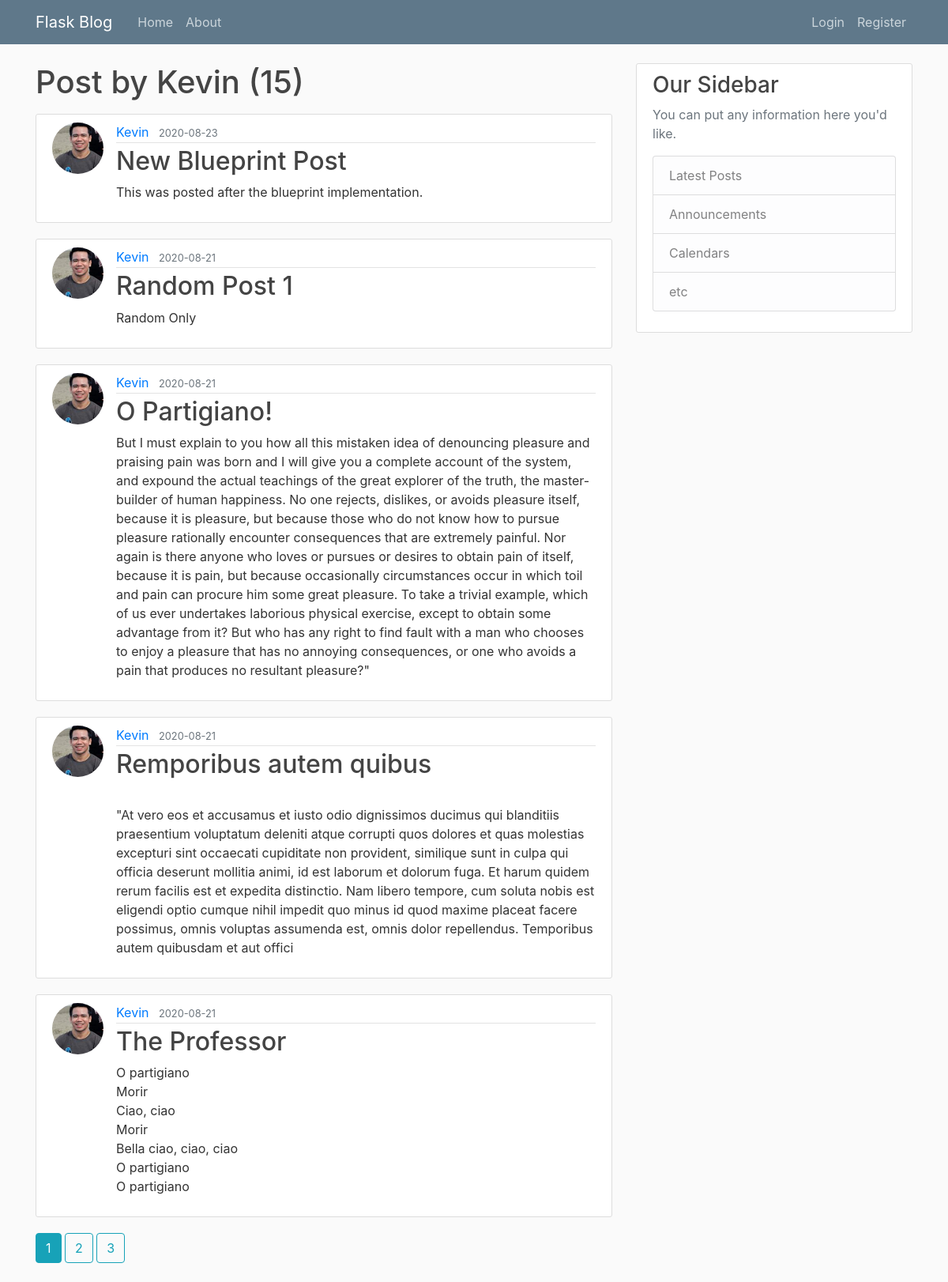
The page /user/Kevin on the database its author committed.
### flaskblog/models.py (models this page shows, shortened)
class User(db.Model, UserMixin):
    id = db.Column(db.Integer, primary_key=True)
    username = db.Column(db.String(20), unique=True, nullable=False)
    email = db.Column(db.String(120), unique=True, nullable=False)
    image_file = db.Column(db.String(20), nullable=False, default='default.jpg')
    password = db.Column(db.String(60), nullable=False)
    posts = db.relationship('Post', backref='author', lazy=True)

class Post(db.Model):
    id = db.Column(db.Integer, primary_key=True)
    title = db.Column(db.String(100), nullable=False)
    date_posted = db.Column(db.DateTime, nullable=False, default=datetime.utcnow)
    content = db.Column(db.Text, nullable=False)
    user_id = db.Column(db.Integer, db.ForeignKey('user.id'), nullable=False)

### flaskblog/users/routes.py (the view)
@users.route("/user/<string:username>")
def user_posts(username):
    page = request.args.get('page', 1, type=int)
    user = User.query.filter_by(username=username).first_or_404()
    posts = Post.query.filter_by(author=user)\
            .order_by(Post.date_posted.desc())\
            .paginate(per_page=5, page=page)
    return render_template('user_posts.html', posts=posts, user=user)

### flaskblog/templates/user_posts.html
{% extends "layout.html" %}
{% block content %}
    <h1 class="mb-3">Post by {{ user.username }} ({{ posts.total }})</h1>
    {% for post in posts.items %}
        <article class="media content-section">
          <img src="{{ url_for('static', filename='profile_pics/' + post.author.image_file) }}" class="rounded-circle article-img" alt="">
          <div class="media-body">
            <div class="article-metadata">
              <a class="mr-2" href="{{ url_for('users.user_posts', username=post.author.username) }}">{{ post.author.username }}</a>
              <small class="text-muted">{{ post.date_posted.strftime('%Y-%m-%d') }}</small>
            </div>
            <h2><a class="article-title" href="{{ url_for('posts.post', post_id=post.id) }}">{{ post.title }}</a></h2>
            <p class="article-content">{{ post.content }}</p>
          </div>
        </article>
    {% endfor %}
    {% for page_num in posts.iter_pages(left_edge=1, right_edge=1, left_current=1, right_current=2) %}
      {% if page_num %}
        {% if posts.page == page_num %}
            <a class="btn btn-info mb-4" href="{{ url_for('users.user_posts', username=user.username, page=page_num) }}">{{ page_num }}</a>
          {% else %}
            <a class="btn btn-outline-info mb-4" href="{{ url_for('users.user_posts', username=user.username, page=page_num) }}">{{ page_num }}</a>
        {% endif %}
      {% else %}
        ...
      {% endif %}
    {% endfor %}
{% endblock content %}

### flaskblog/static/main.css (style rules this page uses)
body { background: #fafafa; color: #333333; margin-top: 5rem; }
h1, h2, h3, h4, h5, h6 { color: #444444; }
.content-section { background: #ffffff; padding: 10px 20px; border: 1px solid #dddddd; border-radius: 3px; margin-bottom: 20px; }
.article-title { color: #444444; }
.article-content { white-space: pre-line; }
.article-img { height: 65px; width: 65px; margin-right: 16px; }
.article-metadata { padding-bottom: 1px; margin-bottom: 4px; border-bottom: 1px solid #e3e3e3 }

### rows shown on the page
User: username "Kevin"
Post: image_file (picture), author.username "Kevin", date_posted "2020-08-23", title "New Blueprint Post", content "This was posted after the blueprint implementation."
Post: image_file (picture), author.username "Kevin", date_posted "2020-08-21", title "Random Post 1", content "Random Only"
Post: image_file (picture), author.username "Kevin", date_posted "2020-08-21", title "O Partigiano!", content "But I must explain to you how all this mistaken idea of denouncing pleasure and praising pain was born and I will give you a complete account of the system, and expound the actual teachings of the great explorer of the truth, the master-builder of human happiness. No one rejects, dislikes, or avoids pleasure itself, because it is pleasure, but because those who do not know how to pursue pleasure rationally encounter consequences that are extremely painful. Nor again is there anyone who loves or pursues or desires to obtain pain of itself, because it is pain, but because occasionally circumstances occur in which toil and pain can procure him some great pleasure. To take a trivial example,…"
Post: image_file (picture), author.username "Kevin", date_posted "2020-08-21", title "Remporibus autem quibus", content "\"At vero eos et accusamus et iusto odio dignissimos ducimus qui blanditiis praesentium voluptatum deleniti atque corrupti quos dolores et quas molestias excepturi sint occaecati cupiditate non provident, similique sunt in culpa qui officia deserunt mollitia animi, id est laborum et dolorum fuga. Et harum quidem rerum facilis est et expedita distinctio. Nam libero tempore, cum soluta nobis est eligendi optio cumque nihil impedit quo minus id quod maxime placeat facere possimus, omnis voluptas assumenda est, omnis dolor repellendus. Temporibus autem quibusdam et aut offici"
Post: image_file (picture), author.username "Kevin", date_posted "2020-08-21", title "The Professor", content "O partigiano Morir Ciao, ciao Morir Bella ciao, ciao, ciao O partigiano O partigiano"

### other values the page prints
{{ posts.total }} "15"
{{ page_num }} "1"
{{ page_num }} "2" "3"
